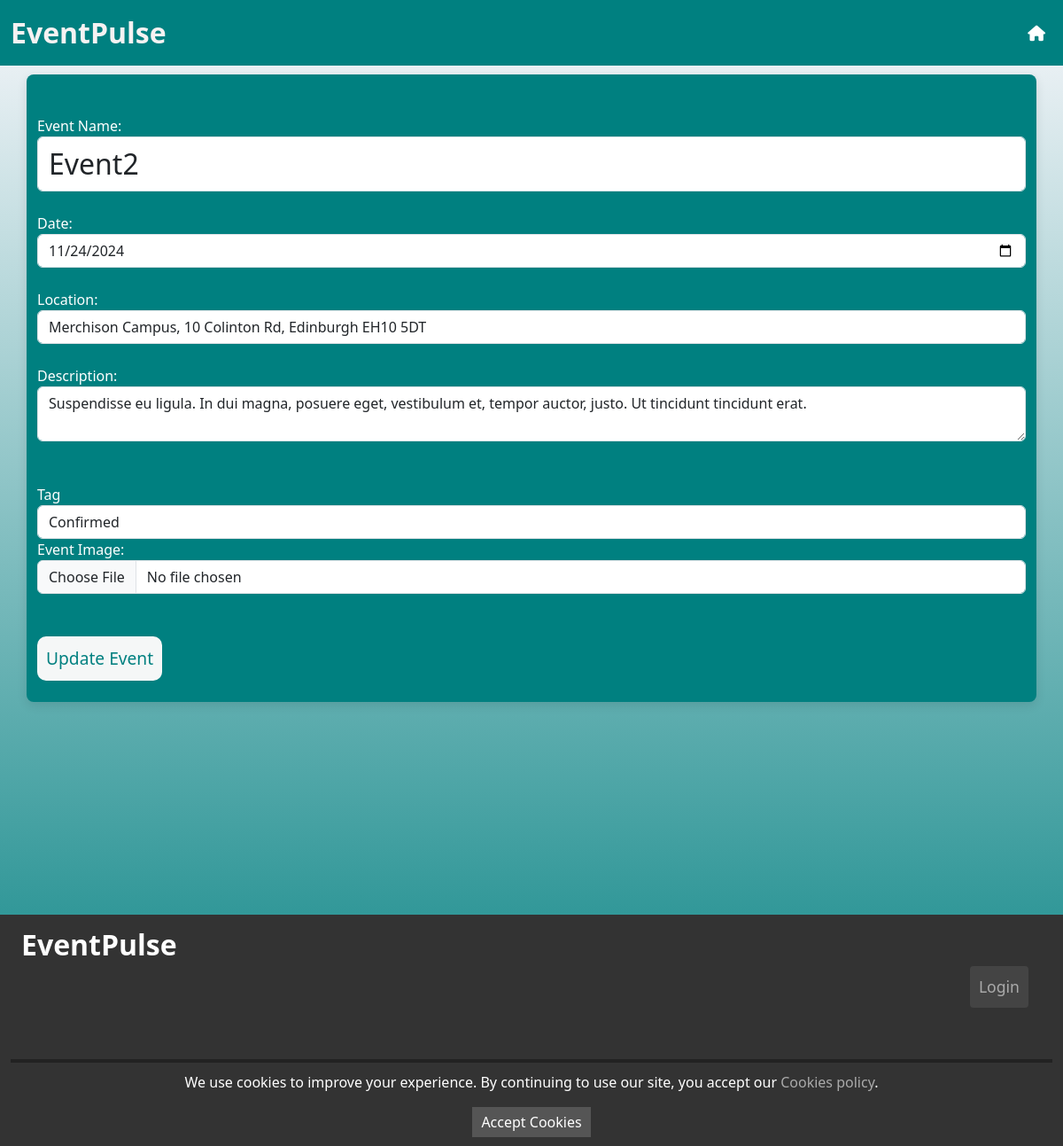
Page /events/edit/5 on the earlier database version.
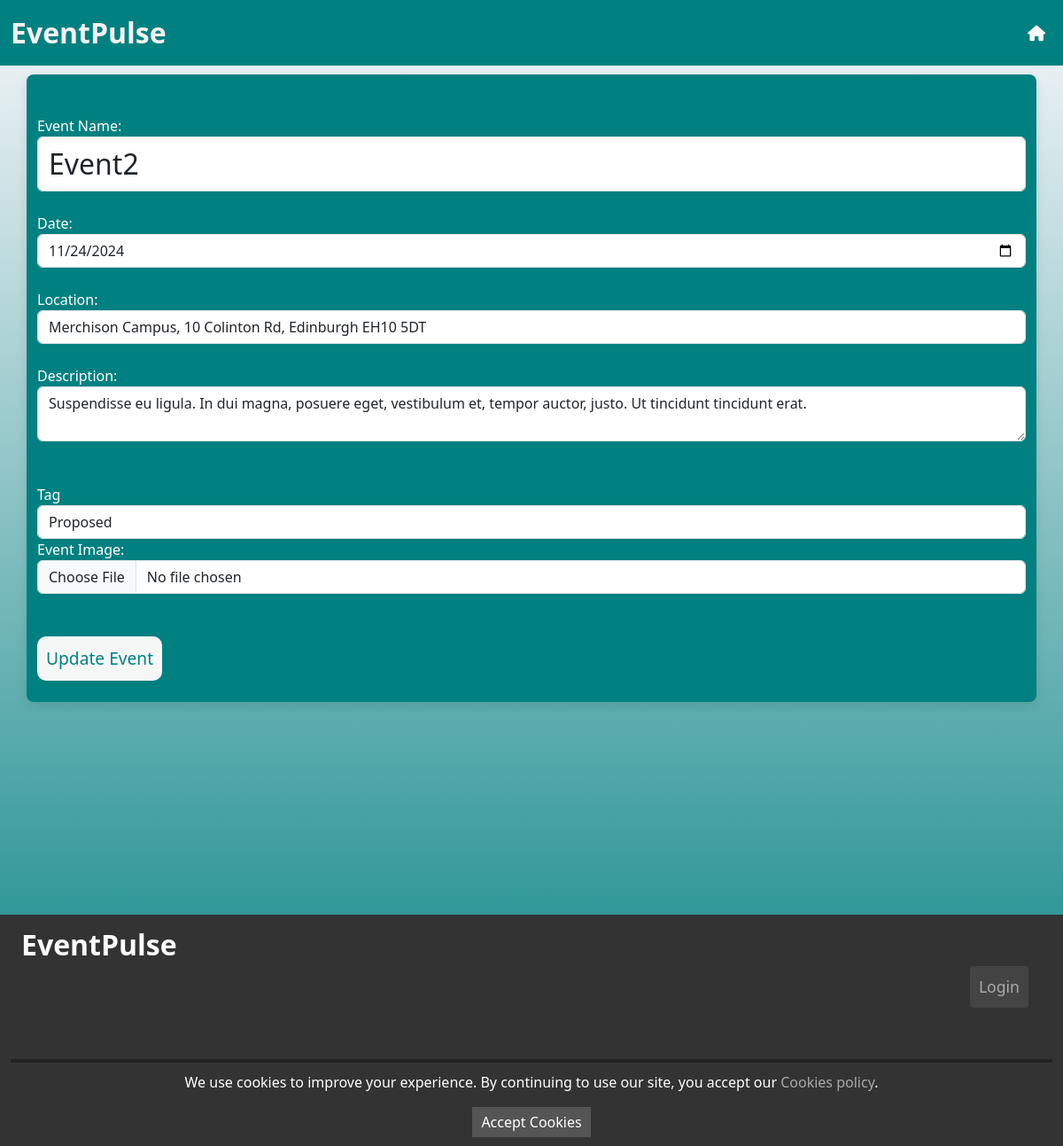
Same page on the later database version.
### app.py (models this page shows)
class Event(db.Model):
    eventId = db.Column(db.Integer, primary_key=True)
    eventName = db.Column(db.String(100), nullable=False)
    description = db.Column(db.Text)
    date = db.Column(db.Date, nullable=False)
    location = db.Column(db.String(100), nullable=False)
    tag = db.Column(db.Enum(EventStatus), nullable=False)
    image_url = db.Column(db.String(255), nullable=True)
    votes = db.Column(db.Integer, default=0)

### app.py (the view, shortened to what this page needs)
@app.route('/events/edit/<int:event_id>', methods=['GET', 'POST'])
def edit_event(event_id):
    event = Event.query.get_or_404(event_id)
    return render_template('edit_event.html', event=event, EventStatus=EventStatus)

### app.py (called while the page is built)
@app.before_request
def update_event_tags():
    db.create_all()
    today = date.today()
    events_to_update = Event.query.filter(
        Event.date < today,
        Event.tag.in_([EventStatus.Proposed, EventStatus.Confirmed])
    ).all()
    for event in events_to_update:
        event.tag = EventStatus.Past  # Change the tag to 'Past'
    db.session.commit()

### templates/edit_event.html
{% extends 'base.html' %}
{% block content %}
<div class="container addEventContainer"></container>
    <h2>Edit Event</h2>
    <form method="post" enctype="multipart/form-data">
        <label for="eventName">Event Name:</label><br>
        <input type="text" id="eventName" name="eventName" class="form-control" value="{{ event.eventName }}" required><br>
        <label for="date">Date:</label><br>
        <input type="date" id="date" name="date" class="form-control" value="{{ event.date }}" required><br>
        <label for="location">Location:</label><br>
        <input type="text" id="location" name="location" class="form-control" value="{{ event.location }}" required><br>
        <label for="description" >Description:</label><br>
        <textarea id="description" name="description" class="form-control">{{ event.description }}</textarea><br><br>
        <div class="form-group">
            <label for="tag">Tag</label>
            <select class="form-control" id="tag" name="tag" required>
                {% for status in EventStatus %}
                    <option value="{{ status.name }}" class="form-control" {% if event.tag == status %}selected{% endif %}>{{ status.value }}</option>
                {% endfor %}
            </select>
        </div>
        <label for="image">Event Image:</label><br>
        <input type="file" id="image_url" name="image_url" class="form-control" accept="image/*"><br><br>
        <input type="submit" class="btn-add" value="Update Event"><br><br>
    </form>
</div>
    {% endblock %}

Differences in the rows shown:
changed Event "Event2": tag "Confirmed" → "Proposed"
